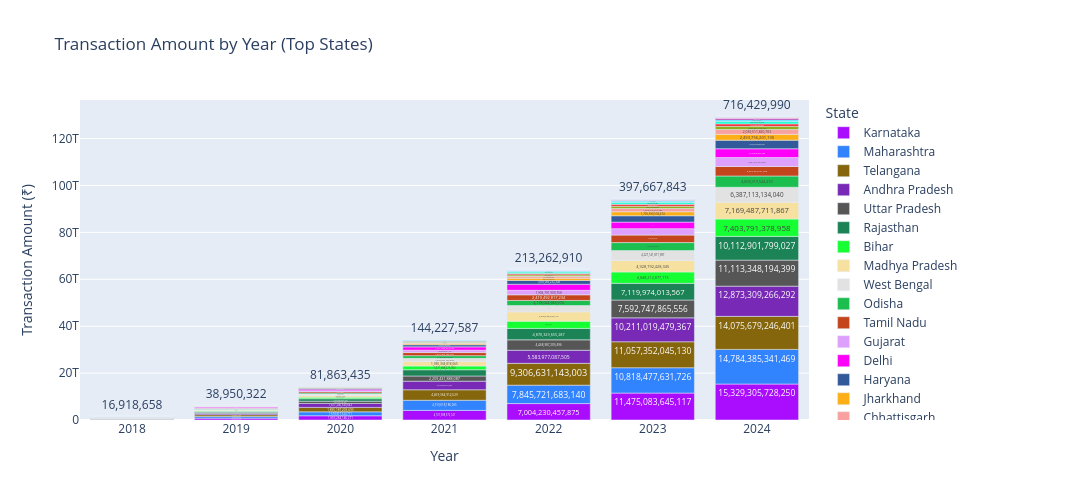

Write notebook code for a chart like this one.
### Markdown cell above
#### Chart - 1 -Decoding Transaction Dynamics

### Code cell
# Chart - 1 visualization code
trans_dy=master_state_data.groupby(['state','year']).agg({'agg_trans_amount':'sum','agg_trans_count':'sum'}).reset_index()
trans_dy['prev_year_amount']=trans_dy['agg_trans_amount'].shift(1)
trans_dy['growth_rate'] = ((trans_dy['agg_trans_amount'] - trans_dy['prev_year_amount']) / trans_dy['prev_year_amount']) * 100
trans_dy=trans_dy.sort_values(by=['agg_trans_amount'],ascending=False).reset_index(drop=True)
trans_dy.fillna(0)
fig = px.bar(trans_dy, x='year', y='agg_trans_amount', color='state',
                         title="Transaction Amount by Year (Top States)",
                         labels={'year': 'Year','agg_trans_amount': 'Transaction Amount (₹)', 'state': 'State'},
                         barmode="relative",color_discrete_sequence=px.colors.qualitative.Alphabet)
fig.update_layout(xaxis=dict(tickmode='linear', dtick=1),width=1400,height=500)
fig.update_traces(texttemplate='%{y:,.0f}', textposition='outside',textangle=0)
fig.show()
top_growth = trans_dy[trans_dy['year'] == trans_dy['year'].max()].nlargest(5, 'growth_rate').reset_index(drop=True)
top_growth= top_growth[['state','year','growth_rate']]
print('-'*80)
print('Top five states with highest growth rate:')
print('-'*80)
print(top_growth)
decline = trans_dy[(trans_dy['growth_rate'] < 0) & (trans_dy['year'] ==trans_dy['year'].max())]
if not decline.empty:
            print(f"Found {len(decline)} states with negative growth.")
else:
    print("All states showed positive growth in the latest year.")

### Figure 1 — Plotly figure (JSON) as saved in the notebook; plotly's stock layout.template omitted (floating-point values rounded to 4 significant figures)
{"data": [{"alignmentgroup": "True", "hovertemplate": "State=Karnataka<br>Year=%{x}<br>Transaction Amount (₹)=%{y}<extra></extra>", "legendgroup": "Karnataka", "marker": {"color": "#AA0DFE", "pattern": {"shape": ""}}, "name": "Karnataka", "offsetgroup": "Karnataka", "orientation": "v", "showlegend": true, "textangle": 0, "textposition": "outside", "texttemplate": "%{y:,.0f}", "type": "bar", "x": [2024, 2023, 2022, 2021, 2020, 2019, 2018], "xaxis": "x", "y": [15329305728250, 11475083645117, 7004230457875, 4101588572141, 1803284146271, 791262270247, 173966953719], "yaxis": "y"}, {"alignmentgroup": "True", "hovertemplate": "State=Maharashtra<br>Year=%{x}<br>Transaction Amount (₹)=%{y}<extra></extra>", "legendgroup": "Maharashtra", "marker": {"color": "#3283FE", "pattern": {"shape": ""}}, "name": "Maharashtra", "offsetgroup": "Maharashtra", "orientation": "v", "showlegend": true, "textangle": 0, "textposition": "outside", "texttemplate": "%{y:,.0f}", "type": "bar", "x": [2024, 2023, 2022, 2021, 2020, 2019, 2018], "xaxis": "x", "y": [14784385341469, 10818477631726, 7845721683140, 4319618186065, 1678817323711, 737327096542, 189848425270], "yaxis": "y"}, {"alignmentgroup": "True", "hovertemplate": "State=Telangana<br>Year=%{x}<br>Transaction Amount (₹)=%{y}<extra></extra>", "legendgroup": "Telangana", "marker": {"color": "#85660D", "pattern": {"shape": ""}}, "name": "Telangana", "offsetgroup": "Telangana", "orientation": "v", "showlegend": true, "textangle": 0, "textposition": "outside", "texttemplate": "%{y:,.0f}", "type": "bar", "x": [2024, 2023, 2022, 2021, 2020, 2019, 2018], "xaxis": "x", "y": [14075679246401, 11057352045130, 9306631143003, 4469364912629, 1895187203693, 733876491886, 117864587282], "yaxis": "y"}, {"alignmentgroup": "True", "hovertemplate": "State=Andhra Pradesh<br>Year=%{x}<br>Transaction Amount (₹)=%{y}<extra></extra>", "legendgroup": "Andhra Pradesh", "marker": {"color": "#782AB6", "pattern": {"shape": ""}}, "name": "Andhra Pradesh", "offsetgroup": "Andhra Pradesh", "orientation": "v", "showlegend": true, "textangle": 0, "textposition": "outside", "texttemplate": "%{y:,.0f}", "type": "bar", "x": [2024, 2023, 2022, 2021, 2020, 2019, 2018], "xaxis": "x", "y": [12873309266292, 10211019479367, 5583977087505, 3663664651924, 1677246580643, 537791374409, 122072014659], "yaxis": "y"}, {"alignmentgroup": "True", "hovertemplate": "State=Uttar Pradesh<br>Year=%{x}<br>Transaction Amount (₹)=%{y}<extra></extra>", "legendgroup": "Uttar Pradesh", "marker": {"color": "#565656", "pattern": {"shape": ""}}, "name": "Uttar Pradesh", "offsetgroup": "Uttar Pradesh", "orientation": "v", "showlegend": true, "textangle": 0, "textposition": "outside", "texttemplate": "%{y:,.0f}", "type": "bar", "x": [2024, 2023, 2022, 2021, 2020, 2019, 2018], "xaxis": "x", "y": [11113348194399, 7592747865556, 4448387209496, 2209431888087, 957279233280, 432248763475, 131769030552], "yaxis": "y"}, {"alignmentgroup": "True", "hovertemplate": "State=Rajasthan<br>Year=%{x}<br>Transaction Amount (₹)=%{y}<extra></extra>", "legendgroup": "Rajasthan", "marker": {"color": "#1C8356", "pattern": {"shape": ""}}, "name": "Rajasthan", "offsetgroup": "Rajasthan", "orientation": "v", "showlegend": true, "textangle": 0, "textposition": "outside", "texttemplate": "%{y:,.0f}", "type": "bar", "x": [2024, 2023, 2022, 2021, 2020, 2019, 2018], "xaxis": "x", "y": [10112901799027, 7119974013567, 4870329655287, 2667641093902, 1063784597552, 422169171820, 86435235051], "yaxis": "y"}, {"alignmentgroup": "True", "hovertemplate": "State=Bihar<br>Year=%{x}<br>Transaction Amount (₹)=%{y}<extra></extra>", "legendgroup": "Bihar", "marker": {"color": "#16FF32", "pattern": {"shape": ""}}, "name": "Bihar", "offsetgroup": "Bihar", "orientation": "v", "showlegend": true, "textangle": 0, "textposition": "outside", "texttemplate": "%{y:,.0f}", "type": "bar", "x": [2024, 2023, 2022, 2021, 2020, 2019, 2018], "xaxis": "x", "y": [7403791378958, 4848212877115, 3093331786921, 1571988279903, 650297855396, 265641475620, 68085690820], "yaxis": "y"}, {"alignmentgroup": "True", "hovertemplate": "State=Madhya Pradesh<br>Year=%{x}<br>Transaction Amount (₹)=%{y}<extra></extra>", "legendgroup": "Madhya Pradesh", "marker": {"color": "#F7E1A0", "pattern": {"shape": ""}}, "name": "Madhya Pradesh", "offsetgroup": "Madhya Pradesh", "orientation": "v", "showlegend": true, "textangle": 0, "textposition": "outside", "texttemplate": "%{y:,.0f}", "type": "bar", "x": [2024, 2023, 2022, 2021, 2020, 2019, 2018], "xaxis": "x", "y": [7169487711867, 4928792428345, 3950598228715, 1930334818665, 764636116475, 298769094175, 82661034736], "yaxis": "y"}, {"alignmentgroup": "True", "hovertemplate": "State=West Bengal<br>Year=%{x}<br>Transaction Amount (₹)=%{y}<extra></extra>", "legendgroup": "West Bengal", "marker": {"color": "#E2E2E2", "pattern": {"shape": ""}}, "name": "West Bengal", "offsetgroup": "West Bengal", "orientation": "v", "showlegend": true, "textangle": 0, "textposition": "outside", "texttemplate": "%{y:,.0f}", "type": "bar", "x": [2024, 2023, 2022, 2021, 2020, 2019, 2018], "xaxis": "x", "y": [6387113134040, 4227141871987, 2692527375002, 1347047122043, 552731584277, 266014506603, 111588715405], "yaxis": "y"}, {"alignmentgroup": "True", "hovertemplate": "State=Odisha<br>Year=%{x}<br>Transaction Amount (₹)=%{y}<extra></extra>", "legendgroup": "Odisha", "marker": {"color": "#1CBE4F", "pattern": {"shape": ""}}, "name": "Odisha", "offsetgroup": "Odisha", "orientation": "v", "showlegend": true, "textangle": 0, "textposition": "outside", "texttemplate": "%{y:,.0f}", "type": "bar", "x": [2024, 2023, 2022, 2021, 2020, 2019, 2018], "xaxis": "x", "y": [4803919544410, 3372391235528, 2178024945974, 1148293622278, 484456441620, 217255933785, 59640327887], "yaxis": "y"}, {"alignmentgroup": "True", "hovertemplate": "State=Tamil Nadu<br>Year=%{x}<br>Transaction Amount (₹)=%{y}<extra></extra>", "legendgroup": "Tamil Nadu", "marker": {"color": "#C4451C", "pattern": {"shape": ""}}, "name": "Tamil Nadu", "offsetgroup": "Tamil Nadu", "orientation": "v", "showlegend": true, "textangle": 0, "textposition": "outside", "texttemplate": "%{y:,.0f}", "type": "bar", "x": [2024, 2023, 2022, 2021, 2020, 2019, 2018], "xaxis": "x", "y": [4037424731355, 3197922154236, 2410492817234, 1321086760538, 562710808067, 302562182987, 104019568182], "yaxis": "y"}, {"alignmentgroup": "True", "hovertemplate": "State=Gujarat<br>Year=%{x}<br>Transaction Amount (₹)=%{y}<extra></extra>", "legendgroup": "Gujarat", "marker": {"color": "#DEA0FD", "pattern": {"shape": ""}}, "name": "Gujarat", "offsetgroup": "Gujarat", "orientation": "v", "showlegend": true, "textangle": 0, "textposition": "outside", "texttemplate": "%{y:,.0f}", "type": "bar", "x": [2024, 2023, 2022, 2021, 2020, 2019, 2018], "xaxis": "x", "y": [3821810401380, 2746057632855, 1904701900768, 1008870041423, 427697735569, 221330052538, 62438058546], "yaxis": "y"}, {"alignmentgroup": "True", "hovertemplate": "State=Delhi<br>Year=%{x}<br>Transaction Amount (₹)=%{y}<extra></extra>", "legendgroup": "Delhi", "marker": {"color": "#FE00FA", "pattern": {"shape": ""}}, "name": "Delhi", "offsetgroup": "Delhi", "orientation": "v", "showlegend": true, "textangle": 0, "textposition": "outside", "texttemplate": "%{y:,.0f}", "type": "bar", "x": [2024, 2023, 2022, 2021, 2020, 2019, 2018], "xaxis": "x", "y": [3744695576784, 2780980596024, 2589348234420, 1421423073330, 632919032867, 372397227312, 95756508178], "yaxis": "y"}, {"alignmentgroup": "True", "hovertemplate": "State=Haryana<br>Year=%{x}<br>Transaction Amount (₹)=%{y}<extra></extra>", "legendgroup": "Haryana", "marker": {"color": "#325A9B", "pattern": {"shape": ""}}, "name": "Haryana", "offsetgroup": "Haryana", "orientation": "v", "showlegend": true, "textangle": 0, "textposition": "outside", "texttemplate": "%{y:,.0f}", "type": "bar", "x": [2024, 2023, 2022, 2021, 2020, 2019, 2018], "xaxis": "x", "y": [3667398855984, 2712655217712, 1655083232349, 919363346870, 432253934285, 198402034594, 59879940970], "yaxis": "y"}, {"alignmentgroup": "True", "hovertemplate": "State=Jharkhand<br>Year=%{x}<br>Transaction Amount (₹)=%{y}<extra></extra>", "legendgroup": "Jharkhand", "marker": {"color": "#FEAF16", "pattern": {"shape": ""}}, "name": "Jharkhand", "offsetgroup": "Jharkhand", "orientation": "v", "showlegend": true, "textangle": 0, "textposition": "outside", "texttemplate": "%{y:,.0f}", "type": "bar", "x": [2024, 2023, 2022, 2021, 2020, 2019, 2018], "xaxis": "x", "y": [2493756201190, 1706690592474, 927721056417, 476090130547, 194525224770, 81863660116, 25999250099], "yaxis": "y"}, {"alignmentgroup": "True", "hovertemplate": "State=Chhattisgarh<br>Year=%{x}<br>Transaction Amount (₹)=%{y}<extra></extra>", "legendgroup": "Chhattisgarh", "marker": {"color": "#F8A19F", "pattern": {"shape": ""}}, "name": "Chhattisgarh", "offsetgroup": "Chhattisgarh", "orientation": "v", "showlegend": true, "textangle": 0, "textposition": "outside", "texttemplate": "%{y:,.0f}", "type": "bar", "x": [2024, 2023, 2022, 2021, 2020, 2019, 2018], "xaxis": "x", "y": [2033511820703, 1388610497284, 811709461502, 389143833293, 168870698961, 76493959966, 22132045730], "yaxis": "y"}, {"alignmentgroup": "True", "hovertemplate": "State=Assam<br>Year=%{x}<br>Transaction Amount (₹)=%{y}<extra></extra>", "legendgroup": "Assam", "marker": {"color": "#90AD1C", "pattern": {"shape": ""}}, "name": "Assam", "offsetgroup": "Assam", "orientation": "v", "showlegend": true, "textangle": 0, "textposition": "outside", "texttemplate": "%{y:,.0f}", "type": "bar", "x": [2024, 2023, 2022, 2021, 2020, 2019, 2018], "xaxis": "x", "y": [1382837290749, 977126607203, 639534078213, 290404405081, 110492731042, 47189496231, 13207547430], "yaxis": "y"}, {"alignmentgroup": "True", "hovertemplate": "State=Punjab<br>Year=%{x}<br>Transaction Amount (₹)=%{y}<extra></extra>", "legendgroup": "Punjab", "marker": {"color": "#F6222E", "pattern": {"shape": ""}}, "name": "Punjab", "offsetgroup": "Punjab", "orientation": "v", "showlegend": true, "textangle": 0, "textposition": "outside", "texttemplate": "%{y:,.0f}", "type": "bar", "x": [2024, 2023, 2022, 2021, 2020, 2019, 2018], "xaxis": "x", "y": [1012980265867, 806055297216, 573162274648, 324924632727, 155557338136, 85084901238, 25313100043], "yaxis": "y"}, {"alignmentgroup": "True", "hovertemplate": "State=Kerala<br>Year=%{x}<br>Transaction Amount (₹)=%{y}<extra></extra>", "legendgroup": "Kerala", "marker": {"color": "#1CFFCE", "pattern": {"shape": ""}}, "name": "Kerala", "offsetgroup": "Kerala", "orientation": "v", "showlegend": true, "textangle": 0, "textposition": "outside", "texttemplate": "%{y:,.0f}", "type": "bar", "x": [2024, 2023, 2022, 2021, 2020, 2019, 2018], "xaxis": "x", "y": [1001023799208, 846751695456, 630505499920, 368516075305, 149264570597, 60847539045, 19359984549], "yaxis": "y"}, {"alignmentgroup": "True", "hovertemplate": "State=Uttarakhand<br>Year=%{x}<br>Transaction Amount (₹)=%{y}<extra></extra>", "legendgroup": "Uttarakhand", "marker": {"color": "#2ED9FF", "pattern": {"shape": ""}}, "name": "Uttarakhand", "offsetgroup": "Uttarakhand", "orientation": "v", "showlegend": true, "textangle": 0, "textposition": "outside", "texttemplate": "%{y:,.0f}", "type": "bar", "x": [2024, 2023, 2022, 2021, 2020, 2019, 2018], "xaxis": "x", "y": [699213409561, 518098625366, 367429460285, 193954612210, 86148518248, 38074800391, 13569145904], "yaxis": "y"}, {"alignmentgroup": "True", "hovertemplate": "State=Jammu & Kashmir<br>Year=%{x}<br>Transaction Amount (₹)=%{y}<extra></extra>", "legendgroup": "Jammu & Kashmir", "marker": {"color": "#B10DA1", "pattern": {"shape": ""}}, "name": "Jammu & Kashmir", "offsetgroup": "Jammu & Kashmir", "orientation": "v", "showlegend": true, "textangle": 0, "textposition": "outside", "texttemplate": "%{y:,.0f}", "type": "bar", "x": [2024, 2023, 2022, 2021, 2020, 2019, 2018], "xaxis": "x", "y": [528444012561, 311538043147, 164681004869, 110476786385, 38561427669, 17725904156, 13255998731], "yaxis": "y"}, {"alignmentgroup": "True", "hovertemplate": "State=Himachal Pradesh<br>Year=%{x}<br>Transaction Amount (₹)=%{y}<extra></extra>", "legendgroup": "Himachal Pradesh", "marker": {"color": "#C075A6", "pattern": {"shape": ""}}, "name": "Himachal Pradesh", "offsetgroup": "Himachal Pradesh", "orientation": "v", "showlegend": true, "textangle": 0, "textposition": "outside", "texttemplate": "%{y:,.0f}", "type": "bar", "x": [2024, 2023, 2022, 2021, 2020, 2019, 2018], "xaxis": "x", "y": [228086909873, 174750829653, 139387681309, 78062664009, 39961478628, 21100547722, 6187247498], "yaxis": "y"}, {"alignmentgroup": "True", "hovertemplate": "State=Goa<br>Year=%{x}<br>Transaction Amount (₹)=%{y}<extra></extra>", "legendgroup": "Goa", "marker": {"color": "#FC1CBF", "pattern": {"shape": ""}}, "name": "Goa", "offsetgroup": "Goa", "orientation": "v", "showlegend": true, "textangle": 0, "textposition": "outside", "texttemplate": "%{y:,.0f}", "type": "bar", "x": [2024, 2023, 2022, 2021, 2020, 2019, 2018], "xaxis": "x", "y": [195282848527, 155172024249, 87188734802, 46875779166, 15862123982, 7991018030, 2648632606], "yaxis": "y"}, {"alignmentgroup": "True", "hovertemplate": "State=Arunachal Pradesh<br>Year=%{x}<br>Transaction Amount (₹)=%{y}<extra></extra>", "legendgroup": "Arunachal Pradesh", "marker": {"color": "#B00068", "pattern": {"shape": ""}}, "name": "Arunachal Pradesh", "offsetgroup": "Arunachal Pradesh", "orientation": "v", "showlegend": true, "textangle": 0, "textposition": "outside", "texttemplate": "%{y:,.0f}", "type": "bar", "x": [2024, 2023, 2022, 2021, 2020, 2019, 2018], "xaxis": "x", "y": [122435239684, 81456467998, 35669777474, 20891839214, 9388678093, 3465824185, 1127123952], "yaxis": "y"}, {"alignmentgroup": "True", "hovertemplate": "State=Dadra & Nagar Haveli & Daman & Diu<br>Year=%{x}<br>Transaction Amount (₹)=%{y}<extra></extra>", "legendgroup": "Dadra & Nagar Haveli & Daman & Diu", "marker": {"color": "#FBE426", "pattern": {"shape": ""}}, "name": "Dadra & Nagar Haveli & Daman & Diu", "offsetgroup": "Dadra & Nagar Haveli & Daman & Diu", "orientation": "v", "showlegend": true, "textangle": 0, "textposition": "outside", "texttemplate": "%{y:,.0f}", "type": "bar", "x": [2024, 2023, 2022, 2021, 2020, 2019, 2018], "xaxis": "x", "y": [85358042063, 59018755818, 28812496244, 15995079851, 7095440030, 3855923780, 1584119360], "yaxis": "y"}, {"alignmentgroup": "True", "hovertemplate": "State=Chandigarh<br>Year=%{x}<br>Transaction Amount (₹)=%{y}<extra></extra>", "legendgroup": "Chandigarh", "marker": {"color": "#FA0087", "pattern": {"shape": ""}}, "name": "Chandigarh", "offsetgroup": "Chandigarh", "orientation": "v", "showlegend": true, "textangle": 0, "textposition": "outside", "texttemplate": "%{y:,.0f}", "type": "bar", "x": [2022, 2024, 2023, 2021, 2020, 2019, 2018], "xaxis": "x", "y": [80898004002, 73159723758, 58947309456, 42203561305, 20210041044, 12511344043, 4976604711], "yaxis": "y"}, {"alignmentgroup": "True", "hovertemplate": "State=Tripura<br>Year=%{x}<br>Transaction Amount (₹)=%{y}<extra></extra>", "legendgroup": "Tripura", "marker": {"color": "#AA0DFE", "pattern": {"shape": ""}}, "name": "Tripura", "offsetgroup": "Tripura", "orientation": "v", "showlegend": true, "textangle": 0, "textposition": "outside", "texttemplate": "%{y:,.0f}", "type": "bar", "x": [2024, 2023, 2022, 2021, 2020, 2019, 2018], "xaxis": "x", "y": [78248371899, 59276533097, 32226925421, 16664559153, 8881905193, 3831493995, 1453619610], "yaxis": "y"}, {"alignmentgroup": "True", "hovertemplate": "State=Puducherry<br>Year=%{x}<br>Transaction Amount (₹)=%{y}<extra></extra>", "legendgroup": "Puducherry", "marker": {"color": "#3283FE", "pattern": {"shape": ""}}, "name": "Puducherry", "offsetgroup": "Puducherry", "orientation": "v", "showlegend": true, "textangle": 0, "textposition": "outside", "texttemplate": "%{y:,.0f}", "type": "bar", "x": [2024, 2023, 2022, 2021, 2020, 2019, 2018], "xaxis": "x", "y": [75128888656, 63078124152, 47858742738, 31551770492, 12693914895, 5510656600, 1494976823], "yaxis": "y"}, {"alignmentgroup": "True", "hovertemplate": "State=Meghalaya<br>Year=%{x}<br>Transaction Amount (₹)=%{y}<extra></extra>", "legendgroup": "Meghalaya", "marker": {"color": "#85660D", "pattern": {"shape": ""}}, "name": "Meghalaya", "offsetgroup": "Meghalaya", "orientation": "v", "showlegend": true, "textangle": 0, "textposition": "outside", "texttemplate": "%{y:,.0f}", "type": "bar", "x": [2024, 2023, 2022, 2021, 2020, 2019, 2018], "xaxis": "x", "y": [68391802881, 46449038873, 28543671697, 10866898375, 5315171560, 2246623516, 730694260], "yaxis": "y"}, {"alignmentgroup": "True", "hovertemplate": "State=Manipur<br>Year=%{x}<br>Transaction Amount (₹)=%{y}<extra></extra>", "legendgroup": "Manipur", "marker": {"color": "#782AB6", "pattern": {"shape": ""}}, "name": "Manipur", "offsetgroup": "Manipur", "orientation": "v", "showlegend": true, "textangle": 0, "textposition": "outside", "texttemplate": "%{y:,.0f}", "type": "bar", "x": [2022, 2024, 2021, 2023, 2020, 2019, 2018], "xaxis": "x", "y": [60074798669, 43874199503, 38025448533, 23458052644, 16015727264, 3447137678, 1370270688], "yaxis": "y"}, {"alignmentgroup": "True", "hovertemplate": "State=Nagaland<br>Year=%{x}<br>Transaction Amount (₹)=%{y}<extra></extra>", "legendgroup": "Nagaland", "marker": {"color": "#565656", "pattern": {"shape": ""}}, "name": "Nagaland", "offsetgroup": "Nagaland", "orientation": "v", "showlegend": true, "textangle": 0, "textposition": "outside", "texttemplate": "%{y:,.0f}", "type": "bar", "x": [2024, 2023, 2022, 2021, 2020, 2019, 2018], "xaxis": "x", "y": [47298242248, 34126672259, 23619603927, 15190245070, 6815188538, 2447501996, 861137670], "yaxis": "y"}, {"alignmentgroup": "True", "hovertemplate": "State=Sikkim<br>Year=%{x}<br>Transaction Amount (₹)=%{y}<extra></extra>", "legendgroup": "Sikkim", "marker": {"color": "#1C8356", "pattern": {"shape": ""}}, "name": "Sikkim", "offsetgroup": "Sikkim", "orientation": "v", "showlegend": true, "textangle": 0, "textposition": "outside", "texttemplate": "%{y:,.0f}", "type": "bar", "x": [2024, 2023, 2022, 2021, 2020, 2019, 2018], "xaxis": "x", "y": [43963170148, 32040764350, 21599802870, 11828687423, 5428297583, 3258113916, 826565599], "yaxis": "y"}, {"alignmentgroup": "True", "hovertemplate": "State=Ladakh<br>Year=%{x}<br>Transaction Amount (₹)=%{y}<extra></extra>", "legendgroup": "Ladakh", "marker": {"color": "#16FF32", "pattern": {"shape": ""}}, "name": "Ladakh", "offsetgroup": "Ladakh", "orientation": "v", "showlegend": true, "textangle": 0, "textposition": "outside", "texttemplate": "%{y:,.0f}", "type": "bar", "x": [2024, 2023, 2022, 2021, 2020, 2019, 2018], "xaxis": "x", "y": [39718403375, 26233684372, 12068036008, 6778198783, 2848883637, 1067934307, 279481570], "yaxis": "y"}, {"alignmentgroup": "True", "hovertemplate": "State=Andaman & Nicobar Islands<br>Year=%{x}<br>Transaction Amount (₹)=%{y}<extra></extra>", "legendgroup": "Andaman & Nicobar Islands", "marker": {"color": "#F7E1A0", "pattern": {"shape": ""}}, "name": "Andaman & Nicobar Islands", "offsetgroup": "Andaman & Nicobar Islands", "orientation": "v", "showlegend": true, "textangle": 0, "textposition": "outside", "texttemplate": "%{y:,.0f}", "type": "bar", "x": [2024, 2023, 2022, 2021, 2020, 2019, 2018], "xaxis": "x", "y": [30739721947, 20933022113, 12110256717, 4925488073, 1296423405, 473464745, 189076094], "yaxis": "y"}, {"alignmentgroup": "True", "hovertemplate": "State=Mizoram<br>Year=%{x}<br>Transaction Amount (₹)=%{y}<extra></extra>", "legendgroup": "Mizoram", "marker": {"color": "#E2E2E2", "pattern": {"shape": ""}}, "name": "Mizoram", "offsetgroup": "Mizoram", "orientation": "v", "showlegend": true, "textangle": 0, "textposition": "outside", "texttemplate": "%{y:,.0f}", "type": "bar", "x": [2024, 2023, 2022, 2021, 2020, 2019, 2018], "xaxis": "x", "y": [15813625523, 12794399833, 7932522219, 5468394440, 2543737296, 1113660846, 435763206], "yaxis": "y"}, {"alignmentgroup": "True", "hovertemplate": "State=Lakshadweep<br>Year=%{x}<br>Transaction Amount (₹)=%{y}<extra></extra>", "legendgroup": "Lakshadweep", "marker": {"color": "#1CBE4F", "pattern": {"shape": ""}}, "name": "Lakshadweep", "offsetgroup": "Lakshadweep", "orientation": "v", "showlegend": true, "textangle": 0, "textposition": "outside", "texttemplate": "%{y:,.0f}", "type": "bar", "x": [2024, 2023, 2022, 2021, 2020, 2019, 2018], "xaxis": "x", "y": [716429990, 397667843, 213262910, 144227587, 81863435, 38950322, 16918658], "yaxis": "y"}], "layout": {"barmode": "relative", "height": 500, "legend": {"title": {"text": "State"}, "tracegroupgap": 0}, "title": {"text": "Transaction Amount by Year (Top States)"}, "width": 1400, "xaxis": {"anchor": "y", "domain": [0, 1], "dtick": 1, "tickmode": "linear", "title": {"text": "Year"}}, "yaxis": {"anchor": "x", "domain": [0, 1], "title": {"text": "Transaction Amount (₹)"}}}}
